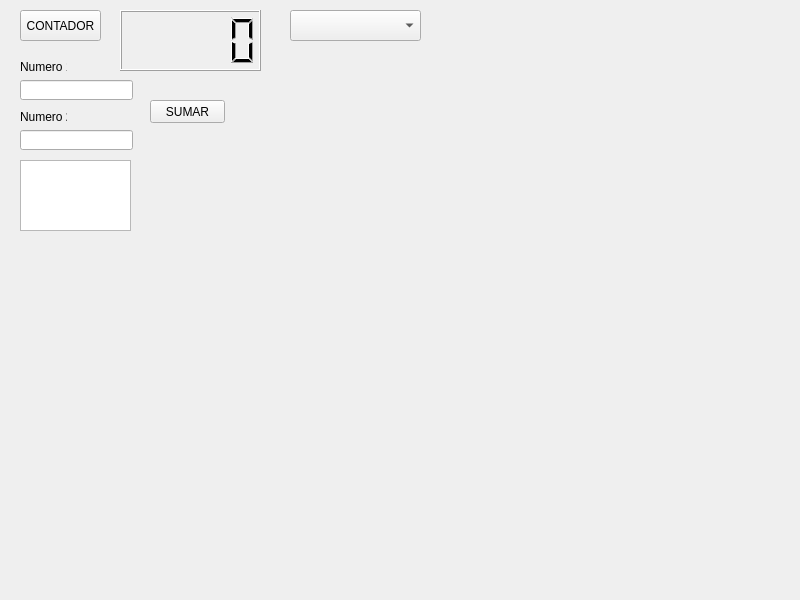
<?xml version="1.0" encoding="UTF-8"?>
<ui version="4.0">
 <class>Widget</class>
 <widget class="QWidget" name="Widget">
  <property name="geometry">
   <rect>
    <x>0</x>
    <y>0</y>
    <width>800</width>
    <height>600</height>
   </rect>
  </property>
  <property name="windowTitle">
   <string>Widget</string>
  </property>
  <widget class="QComboBox" name="comboBox">
   <property name="geometry">
    <rect>
     <x>290</x>
     <y>10</y>
     <width>131</width>
     <height>31</height>
    </rect>
   </property>
  </widget>
  <widget class="QPushButton" name="pushButton">
   <property name="geometry">
    <rect>
     <x>20</x>
     <y>10</y>
     <width>81</width>
     <height>31</height>
    </rect>
   </property>
   <property name="text">
    <string>CONTADOR</string>
   </property>
  </widget>
  <widget class="QLineEdit" name="lineEdit">
   <property name="geometry">
    <rect>
     <x>20</x>
     <y>80</y>
     <width>113</width>
     <height>20</height>
    </rect>
   </property>
  </widget>
  <widget class="QLineEdit" name="lineEdit_2">
   <property name="geometry">
    <rect>
     <x>20</x>
     <y>130</y>
     <width>113</width>
     <height>20</height>
    </rect>
   </property>
  </widget>
  <widget class="QLabel" name="label_2">
   <property name="geometry">
    <rect>
     <x>20</x>
     <y>60</y>
     <width>47</width>
     <height>14</height>
    </rect>
   </property>
   <property name="text">
    <string>Numero 1</string>
   </property>
  </widget>
  <widget class="QLabel" name="label_3">
   <property name="geometry">
    <rect>
     <x>20</x>
     <y>110</y>
     <width>47</width>
     <height>14</height>
    </rect>
   </property>
   <property name="text">
    <string>Numero 2</string>
   </property>
  </widget>
  <widget class="QLCDNumber" name="lcdNumber">
   <property name="geometry">
    <rect>
     <x>120</x>
     <y>10</y>
     <width>141</width>
     <height>61</height>
    </rect>
   </property>
  </widget>
  <widget class="QPlainTextEdit" name="plainTextEdit">
   <property name="geometry">
    <rect>
     <x>20</x>
     <y>160</y>
     <width>111</width>
     <height>71</height>
    </rect>
   </property>
   <property name="readOnly">
    <bool>true</bool>
   </property>
  </widget>
  <widget class="QPushButton" name="pushButton_2">
   <property name="geometry">
    <rect>
     <x>150</x>
     <y>100</y>
     <width>75</width>
     <height>23</height>
    </rect>
   </property>
   <property name="text">
    <string>SUMAR</string>
   </property>
  </widget>
 </widget>
 <resources/>
 <connections/>
</ui>
